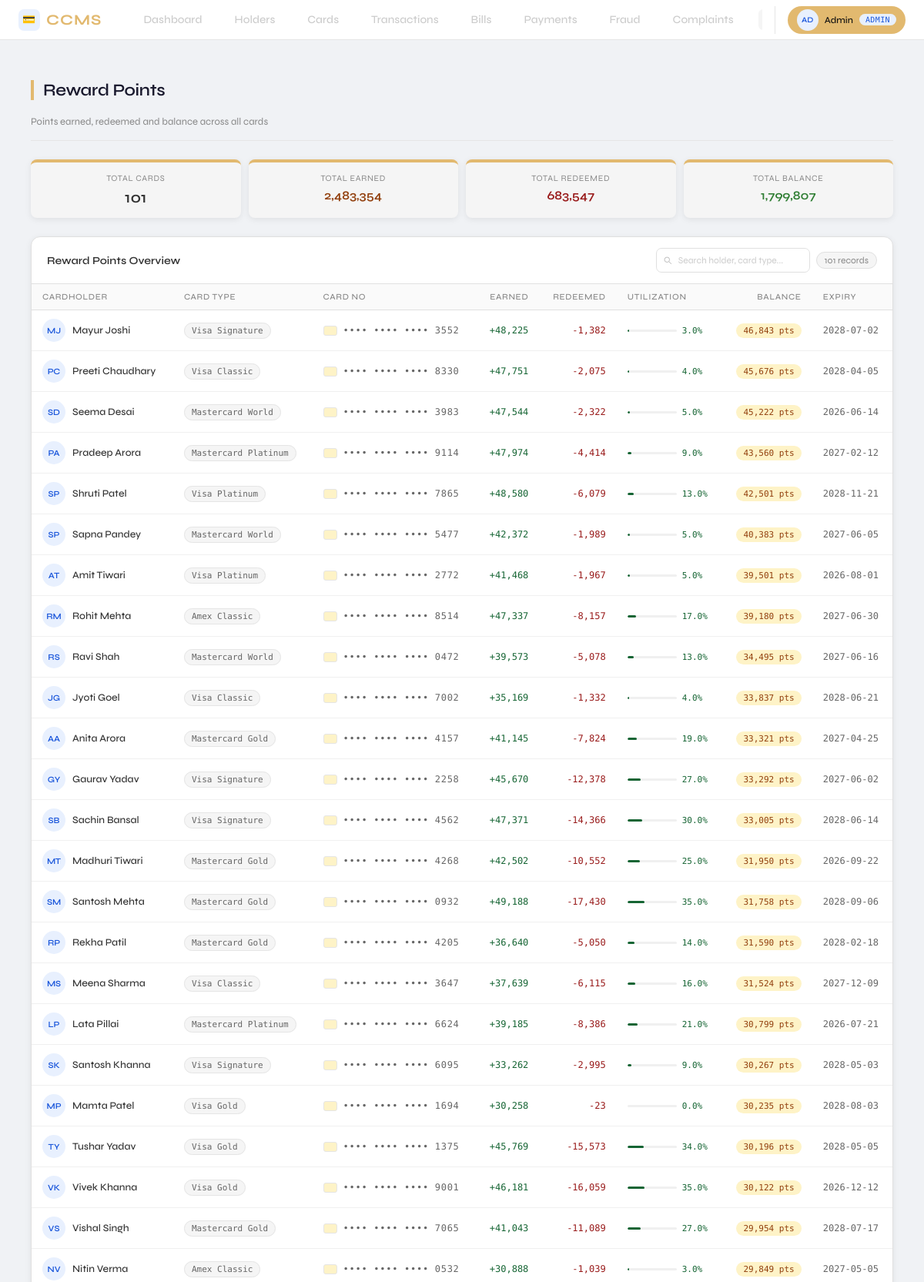
The app's page /admin/rewards (signed in, upper part) with its own data.
### tables this page shows
CREATE TABLE REWARD_POINTS(
        Reward_id      INTEGER PRIMARY KEY AUTOINCREMENT,
        Points_earned   INTEGER NOT NULL DEFAULT 0,
        Points_redeemed INTEGER NOT NULL DEFAULT 0,
        Points_balance  INTEGER NOT NULL DEFAULT 0,
        Expiry_date     TEXT NOT NULL,
        Card_no         TEXT NOT NULL UNIQUE REFERENCES CREDIT_CARD(Card_no) );

CREATE TABLE CREDIT_CARD(
        Card_no           TEXT PRIMARY KEY,
        Card_type         TEXT NOT NULL,
        Card_status       TEXT NOT NULL CHECK(Card_status IN ('Active','Blocked','Expired')),
        Credit_limit      REAL NOT NULL,
        Available_balance REAL NOT NULL,
        Issue_date        TEXT NOT NULL,
        Expiry_date       TEXT NOT NULL,
        CVV               TEXT NOT NULL,
        Holder_id         INTEGER NOT NULL REFERENCES CARD_HOLDER(Holder_id) );

### app.py (the view)
@app.route('/admin/rewards')
@login_required
@role_required('admin')
def admin_rewards():
    db = get_db()
    rewards = db.execute("""
        SELECT RP.*, CC.Card_type, CH.F_name||' '||CH.L_name AS holder_name
        FROM REWARD_POINTS RP
        JOIN CREDIT_CARD CC ON RP.Card_no=CC.Card_no
        JOIN CARD_HOLDER CH ON CC.Holder_id=CH.Holder_id
        ORDER BY RP.Points_balance DESC
    """).fetchall()
    db.close()
    return render_template('admin/rewards.html', rewards=rewards)

### app.py (called while the page is built)
def get_db():
    conn = sqlite3.connect(DB)
    conn.row_factory = sqlite3.Row
    conn.execute("PRAGMA foreign_keys = ON")
    return conn

def login_required(f):
    @wraps(f)
    def decorated(*args, **kwargs):
        if 'user_id' not in session:
            flash('Please login first.', 'warning')
            return redirect(url_for('login'))
        return f(*args, **kwargs)
    return decorated

def role_required(*roles):
    def decorator(f):
        @wraps(f)
        def decorated(*args, **kwargs):
            if session.get('role') not in roles:
                flash('Access denied.', 'danger')
                return redirect(url_for('login'))
            return f(*args, **kwargs)
        return decorated
    return decorator

### templates/admin/rewards.html (shortened to what this page needs)
{% extends "base.html" %}
{% block content %}
<div class="wrap">
  <div class="page-header">
    <div>
      <div class="page-title">Reward Points</div>
      <div class="page-sub">Points earned, redeemed and balance across all cards</div>
    </div>
  </div>
  <div class="stats-row">
    <div class="stat-card">
      <div class="stat-label">Total Cards</div>
      <div class="stat-val">{{ rewards|length }}</div>
    </div>
    <div class="stat-card">
      <div class="stat-label">Total Earned</div>
      <div class="stat-val" style="font-size:16px;color:#92400e;">
        {{ "{:,}".format(rewards|sum(attribute='Points_earned')) }}
      </div>
    </div>
    <div class="stat-card">
      <div class="stat-label">Total Redeemed</div>
      <div class="stat-val" style="font-size:16px;color:#991b1b;">
        {{ "{:,}".format(rewards|sum(attribute='Points_redeemed')) }}
      </div>
    </div>
    <div class="stat-card">
      <div class="stat-label">Total Balance</div>
      <div class="stat-val success" style="font-size:16px;">
        {{ "{:,}".format(rewards|sum(attribute='Points_balance')) }}
      </div>
    </div>
  </div>
  <div class="card">
    <div class="card-head">
      <span class="card-head-title">Reward Points Overview</span>
      <div class="card-head-right">
        <div class="search-wrap">
          <input type="text" id="searchInput" placeholder="Search holder, card type..."
                 oninput="filterTable()">
        </div>
        <span class="record-count" id="visibleCount">{{ rewards|length }} records</span>
      </div>
    </div>
    <div class="table-scroll">
      <table id="rewardsTable">
        <thead>
          <tr>
            <th>Cardholder</th>
            <th>Card Type</th>
            <th>Card No</th>
            <th style="text-align:right">Earned</th>
            <th style="text-align:right">Redeemed</th>
            <th>Utilization</th>
            <th style="text-align:right">Balance</th>
            <th>Expiry</th>
          </tr>
        </thead>
        <tbody>
          {% for r in rewards %}
          {% set redeem_pct = (r.Points_redeemed / r.Points_earned * 100)|round if r.Points_earned > 0 else 0 %}
          <tr data-holder="{{ r.holder_name|lower }}"
              data-type="{{ r.Card_type|lower }}">
            <td>
              <div class="avatar-wrap">
                <div class="avatar">{{ r.holder_name.split()[0][0] }}{{ r.holder_name.split()[-1][0] }}</div>
                <span class="holder-name">{{ r.holder_name }}</span>
              </div>
            </td>
            <td><span class="type-pill">{{ r.Card_type }}</span></td>
            <td>
              <div class="card-no-wrap">
                <div class="card-chip"></div>
                <span class="card-no">•••• •••• •••• {{ r.Card_no[-4:] }}</span>
              </div>
            </td>
            <td style="text-align:right">
              <span class="pts-earned">+{{ "{:,}".format(r.Points_earned) }}</span>
            </td>
            <td style="text-align:right">
              <span class="pts-redeemed">-{{ "{:,}".format(r.Points_redeemed) }}</span>
            </td>
            <td>
              <div class="util-wrap">
                <div class="utilization-bar">
                  <div class="utilization-fill
                    {% if redeem_pct > 75 %}fill-danger
                    {% elif redeem_pct > 40 %}fill-warning
                    {% else %}fill-success{% endif %}"
                    style="width:{{ redeem_pct }}%">
                  </div>
                </div>
                <span class="util-pct
                  {% if redeem_pct > 75 %}pct-danger
                  {% elif redeem_pct > 40 %}pct-warning
                  {% else %}pct-success{% endif %}">
                  {{ redeem_pct }}%
                </span>
              </div>
            </td>
            <td style="text-align:right">
              <span class="pts-badge">{{ "{:,}".format(r.Points_balance) }} pts</span>
            </td>
            <td><span class="mono">{{ r.Expiry_date }}</span></td>
          </tr>
          {% endfor %}
        </tbody>
      </table>
    </div>
  </div>
</div>
{% endblock %}

### static/style.css (style rules this page uses)
* { box-sizing: border-box; margin: 0; padding: 0; }
body { font-family: 'Segoe UI', sans-serif; background: #f0f2f5; color: #333; }
.page-title { font-size: 1.5rem; font-weight: 700; margin-bottom: 20px; color: #1a1a2e; border-left: 4px solid #e2b96f; padding-left: 12px; }
.stat-card { background: #fff; border-radius: 12px; padding: 20px; text-align: center; box-shadow: 0 2px 8px rgba(0,0,0,0.08); border-top: 4px solid #e2b96f; }
.card { background: #fff; border-radius: 12px; box-shadow: 0 2px 8px rgba(0,0,0,0.07); overflow: hidden; margin-bottom: 24px; }
table { width: 100%; border-collapse: collapse; font-size: 0.88rem; }
th { background: #f8f9fa; padding: 12px 14px; text-align: left; font-weight: 600; color: #555; border-bottom: 2px solid #e8e8e8; white-space: nowrap; }
td { padding: 11px 14px; border-bottom: 1px solid #f0f0f0; vertical-align: middle; }
input, select, textarea { padding: 9px 12px; border: 1.5px solid #ddd; border-radius: 8px; font-size: 0.88rem; width: 100%; }
.wrap { font-family: 'Syne', sans-serif; padding: 1.5rem 1rem; }
.page-header { display: flex; align-items: flex-end; justify-content: space-between; margin-bottom: 1.5rem; padding-bottom: 1rem; border-bottom: 0.5px solid #e5e5e5; }
.page-title { font-size: 22px; font-weight: 600; letter-spacing: -0.3px; }
.page-sub { font-size: 13px; color: #888; margin-top: 3px; }
.stats-row { display: grid; grid-template-columns: repeat(4, minmax(0, 1fr)); gap: 10px; margin-bottom: 1.5rem; }
.stat-card { background: #f5f5f5; border-radius: 8px; padding: 14px 16px; }
.stat-label { font-size: 11px; letter-spacing: 0.06em; text-transform: uppercase; color: #888; margin-bottom: 6px; }
.stat-val { font-size: 20px; font-weight: 600; }
.stat-val.success { color: #2e7d32; }
.card { background: #fff; border: 0.5px solid #e0e0e0; border-radius: 12px; overflow: hidden; }
.card-head { display: flex; align-items: center; justify-content: space-between; padding: 14px 20px; border-bottom: 0.5px solid #e0e0e0; }
.card-head-title { font-size: 14px; font-weight: 600; }
.record-count { font-size: 12px; color: #888; background: #f5f5f5; padding: 3px 10px; border-radius: 20px; border: 0.5px solid #e0e0e0; }
.table-scroll { overflow-x: auto; }
table { width: 100%; border-collapse: collapse; font-size: 13px; }
thead th { text-align: left; font-size: 11px; font-weight: 500; letter-spacing: 0.06em; text-transform: uppercase; color: #888; padding: 10px 14px; background: #fafafa; border-bottom: 0.5px solid #e0e0e0; white-space: nowrap; }
tbody tr { border-bottom: 0.5px solid #f0f0f0; transition: background 0.1s; }
tbody td { padding: 11px 14px; vertical-align: middle; white-space: nowrap; }
.avatar-wrap { display: flex; align-items: center; gap: 9px; }
.avatar { width: 30px; height: 30px; border-radius: 50%; background: #e8f0fe; display: flex; align-items: center; justify-content: center; font-size: 11px; font-weight: 600; color: #1a56db; flex-shrink: 0; }
.holder-name { font-weight: 500; font-size: 13px; }
.mono { font-family: 'DM Mono', monospace; font-size: 12px; color: #666; }
.card-no-wrap { display: flex; align-items: center; gap: 8px; }
.card-chip { width: 18px; height: 13px; border-radius: 3px; background: #fef3c7; border: 0.5px solid #e5e5e5; flex-shrink: 0; }
.card-no { font-family: 'DM Mono', monospace; font-size: 12px; letter-spacing: 0.06em; color: #666; }
.type-pill { font-size: 11px; font-weight: 500; padding: 3px 9px; border-radius: 20px; background: #f5f5f5; border: 0.5px solid #e5e5e5; color: #666; font-family: 'DM Mono', monospace; white-space: nowrap; }
.utilization-bar { width: 64px; height: 3px; background: #f0f0f0; border-radius: 99px; overflow: hidden; }
.utilization-fill { height: 100%; border-radius: 99px; }
.fill-success { background: #166534; }

### records on screen
REWARD_POINTS: holder_name "M", holder_name "J", holder_name "Mayur Joshi", Card_type "Visa Signature", Card_no "3552", Points_earned "48,225", Points_redeemed "1,382", redeem_pct "3.0", Points_balance "46,843", Expiry_date "2028-07-02"
REWARD_POINTS: holder_name "P", holder_name "C", holder_name "Preeti Chaudhary", Card_type "Visa Classic", Card_no "8330", Points_earned "47,751", Points_redeemed "2,075", redeem_pct "4.0", Points_balance "45,676", Expiry_date "2028-04-05"
REWARD_POINTS: holder_name "S", holder_name "D", holder_name "Seema Desai", Card_type "Mastercard World", Card_no "3983", Points_earned "47,544", Points_redeemed "2,322", redeem_pct "5.0", Points_balance "45,222", Expiry_date "2026-06-14"
REWARD_POINTS: holder_name "P", holder_name "A", holder_name "Pradeep Arora", Card_type "Mastercard Platinum", Card_no "9114", Points_earned "47,974", Points_redeemed "4,414", redeem_pct "9.0", Points_balance "43,560", Expiry_date "2027-02-12"
REWARD_POINTS: holder_name "S", holder_name "P", holder_name "Shruti Patel", Card_type "Visa Platinum", Card_no "7865", Points_earned "48,580", Points_redeemed "6,079", redeem_pct "13.0", Points_balance "42,501", Expiry_date "2028-11-21"
REWARD_POINTS: holder_name "S", holder_name "P", holder_name "Sapna Pandey", Card_type "Mastercard World", Card_no "5477", Points_earned "42,372", Points_redeemed "1,989", redeem_pct "5.0", Points_balance "40,383", Expiry_date "2027-06-05"
REWARD_POINTS: holder_name "A", holder_name "T", holder_name "Amit Tiwari", Card_type "Visa Platinum", Card_no "2772", Points_earned "41,468", Points_redeemed "1,967", redeem_pct "5.0", Points_balance "39,501", Expiry_date "2026-08-01"
REWARD_POINTS: holder_name "R", holder_name "M", holder_name "Rohit Mehta", Card_type "Amex Classic", Card_no "8514", Points_earned "47,337", Points_redeemed "8,157", redeem_pct "17.0", Points_balance "39,180", Expiry_date "2027-06-30"
REWARD_POINTS: holder_name "R", holder_name "S", holder_name "Ravi Shah", Card_type "Mastercard World", Card_no "0472", Points_earned "39,573", Points_redeemed "5,078", redeem_pct "13.0", Points_balance "34,495", Expiry_date "2027-06-16"
REWARD_POINTS: holder_name "J", holder_name "G", holder_name "Jyoti Goel", Card_type "Visa Classic", Card_no "7002", Points_earned "35,169", Points_redeemed "1,332", redeem_pct "4.0", Points_balance "33,837", Expiry_date "2028-06-21"
REWARD_POINTS: holder_name "A", holder_name "Anita Arora", Card_type "Mastercard Gold", Card_no "4157", Points_earned "41,145", Points_redeemed "7,824", redeem_pct "19.0", Points_balance "33,321", Expiry_date "2027-04-25"
REWARD_POINTS: holder_name "G", holder_name "Y", holder_name "Gaurav Yadav", Card_type "Visa Signature", Card_no "2258", Points_earned "45,670", Points_redeemed "12,378", redeem_pct "27.0", Points_balance "33,292", Expiry_date "2027-06-02"
REWARD_POINTS: holder_name "S", holder_name "B", holder_name "Sachin Bansal", Card_type "Visa Signature", Card_no "4562", Points_earned "47,371", Points_redeemed "14,366", redeem_pct "30.0", Points_balance "33,005", Expiry_date "2028-06-14"
REWARD_POINTS: holder_name "M", holder_name "T", holder_name "Madhuri Tiwari", Card_type "Mastercard Gold", Card_no "4268", Points_earned "42,502", Points_redeemed "10,552", redeem_pct "25.0", Points_balance "31,950", Expiry_date "2026-09-22"
REWARD_POINTS: holder_name "S", holder_name "M", holder_name "Santosh Mehta", Card_type "Mastercard Gold", Card_no "0932", Points_earned "49,188", Points_redeemed "17,430", redeem_pct "35.0", Points_balance "31,758", Expiry_date "2028-09-06"
REWARD_POINTS: holder_name "R", holder_name "P", holder_name "Rekha Patil", Card_type "Mastercard Gold", Card_no "4205", Points_earned "36,640", Points_redeemed "5,050", redeem_pct "14.0", Points_balance "31,590", Expiry_date "2028-02-18"
REWARD_POINTS: holder_name "M", holder_name "S", holder_name "Meena Sharma", Card_type "Visa Classic", Card_no "3647", Points_earned "37,639", Points_redeemed "6,115", redeem_pct "16.0", Points_balance "31,524", Expiry_date "2027-12-09"
REWARD_POINTS: holder_name "L", holder_name "P", holder_name "Lata Pillai", Card_type "Mastercard Platinum", Card_no "6624", Points_earned "39,185", Points_redeemed "8,386", redeem_pct "21.0", Points_balance "30,799", Expiry_date "2026-07-21"
REWARD_POINTS: holder_name "S", holder_name "K", holder_name "Santosh Khanna", Card_type "Visa Signature", Card_no "6095", Points_earned "33,262", Points_redeemed "2,995", redeem_pct "9.0", Points_balance "30,267", Expiry_date "2028-05-03"
REWARD_POINTS: holder_name "M", holder_name "P", holder_name "Mamta Patel", Card_type "Visa Gold", Card_no "1694", Points_earned "30,258", Points_redeemed "23", redeem_pct "0.0", Points_balance "30,235", Expiry_date "2028-08-03"
REWARD_POINTS: holder_name "T", holder_name "Y", holder_name "Tushar Yadav", Card_type "Visa Gold", Card_no "1375", Points_earned "45,769", Points_redeemed "15,573", redeem_pct "34.0", Points_balance "30,196", Expiry_date "2028-05-05"
REWARD_POINTS: holder_name "V", holder_name "K", holder_name "Vivek Khanna", Card_type "Visa Gold", Card_no "9001", Points_earned "46,181", Points_redeemed "16,059", redeem_pct "35.0", Points_balance "30,122", Expiry_date "2026-12-12"
REWARD_POINTS: holder_name "V", holder_name "S", holder_name "Vishal Singh", Card_type "Mastercard Gold", Card_no "7065", Points_earned "41,043", Points_redeemed "11,089", redeem_pct "27.0", Points_balance "29,954", Expiry_date "2028-07-17"
REWARD_POINTS: holder_name "N", holder_name "V", holder_name "Nitin Verma", Card_type "Amex Classic", Card_no "0532", Points_earned "30,888", Points_redeemed "1,039", redeem_pct "3.0", Points_balance "29,849", Expiry_date "2027-05-05"

### other values on screen
{{ session.username[0]|upper }} "A"
{{ session.username[1]|upper if session.username|length > 1 else '' }} "D"
{{ session.username|capitalize }} "Admin"
{{ session.role }} "ADMIN"
{{ rewards|length }} "101"
{{ "{:,}".format(rewards|sum(attribute='Points_earned')) }} "2,483,354"
{{ "{:,}".format(rewards|sum(attribute='Points_redeemed')) }} "683,547"
{{ "{:,}".format(rewards|sum(attribute='Points_balance')) }} "1,799,807"
